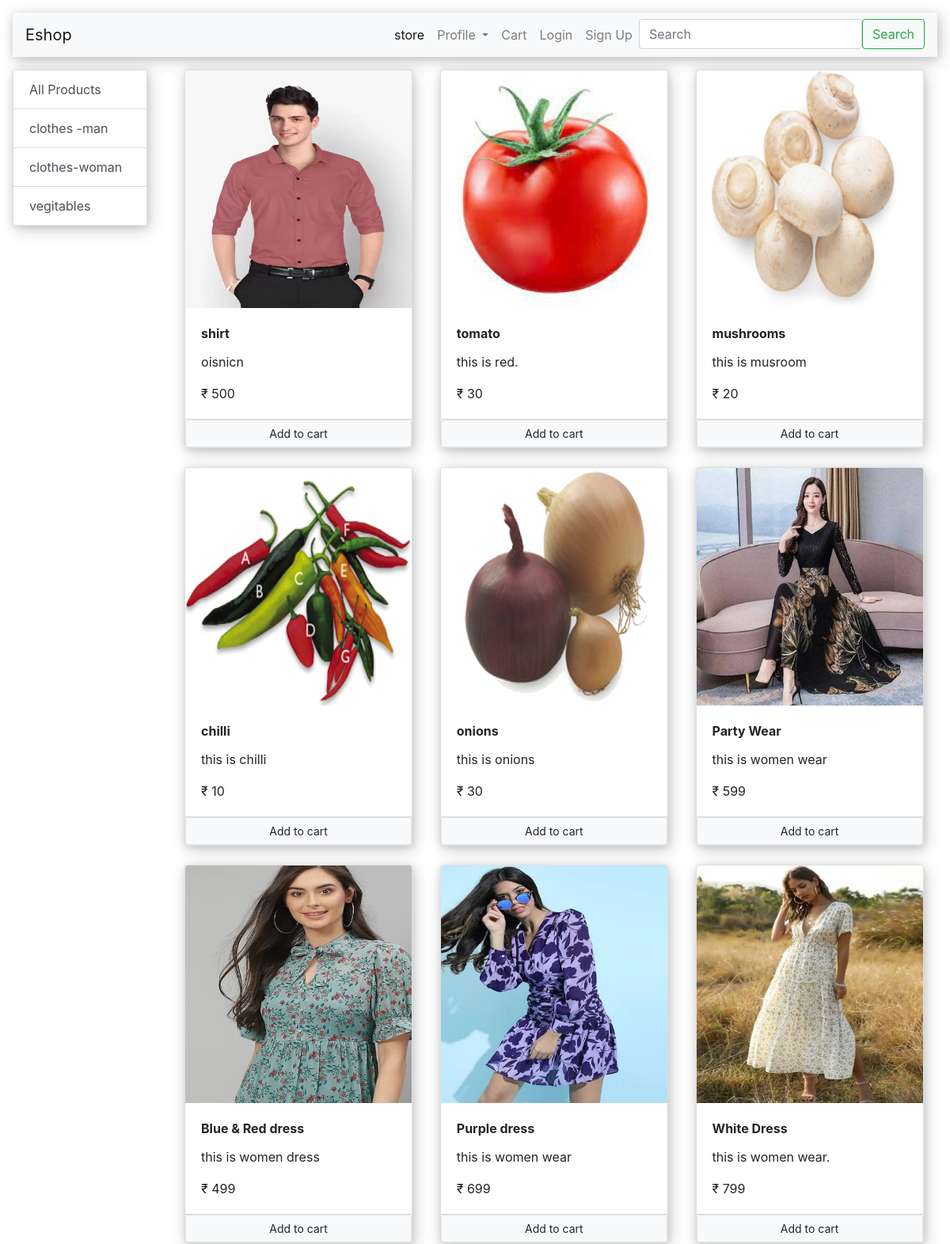
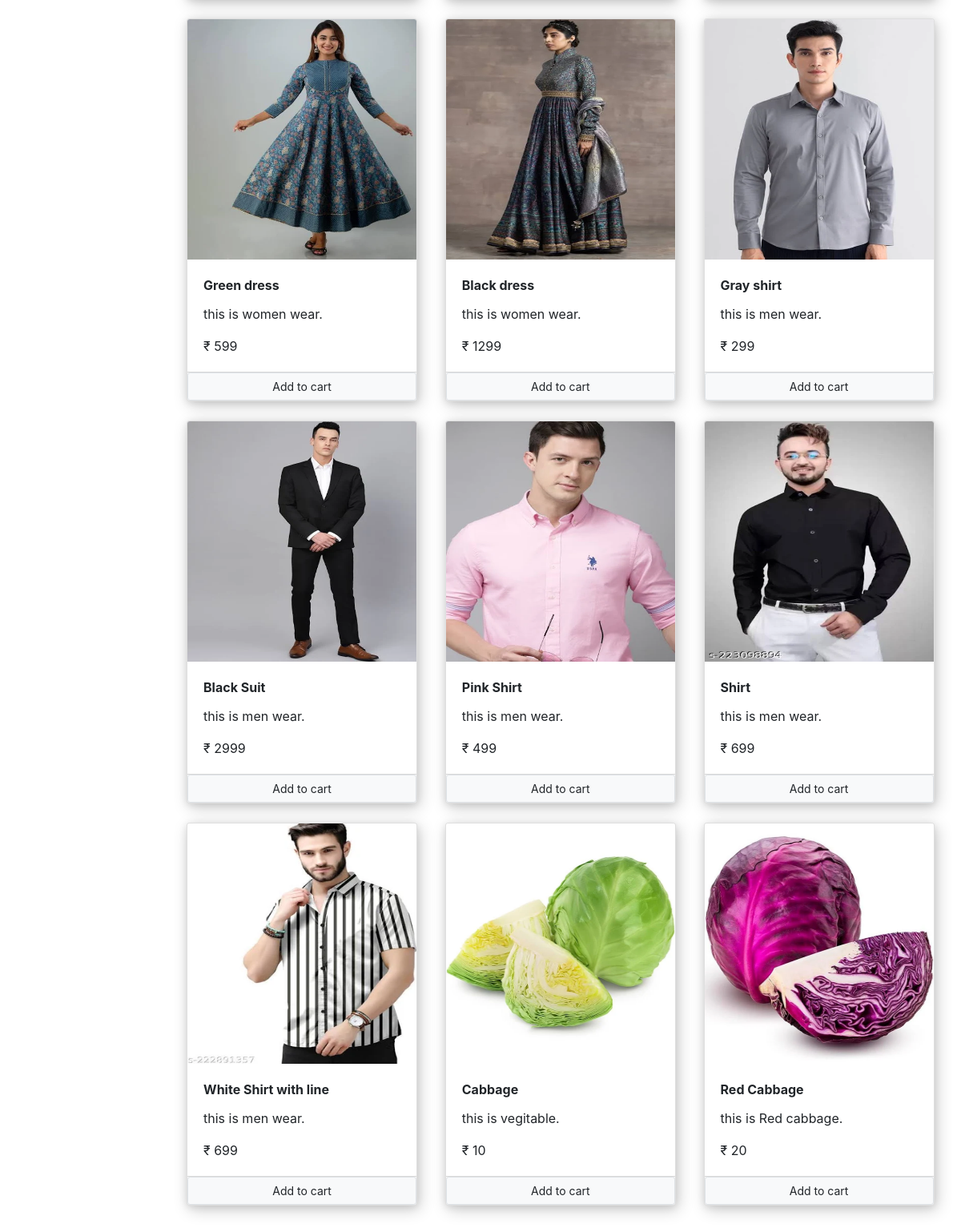
The page / on the database its author committed (2 pictures, top to bottom).
### store/models/category.py (models this page shows, shortened)
class Category(models.Model):
    name = models.CharField(max_length=20)
    @staticmethod
    def get_all_categories():
        return Category.objects.all()

### store/models/product.py (models this page shows, shortened)
class Product(models.Model):
    name = models.CharField(max_length=30)
    price = models.IntegerField(default=0)
    category = models.ForeignKey(Category, on_delete=models.CASCADE)
    description = models.TextField(max_length=500, default='', null=True, blank=True)
    image = models.ImageField(upload_to='uploads/Products/')
    @staticmethod
    def get_all_products():
        return Product.objects.all()

### store/views/home.py (the view, shortened to what this page needs)
# urls.py: path('', Index.as_view(), name='homepage'),
class Index(View):
    def get(self, request):
        products = None
        categories = Category.get_all_categories()
        categoryID = request.GET.get('category')
        if categoryID:
            products = Product.get_all_products_by_category_id(categoryID)
        else:
            products = Product.get_all_products()
        data = {}
        data['products'] = products
        data['categories'] = categories
        print('you are :', request.session.get('email'))
        return render(request, 'index.html', data)

### store/templatetags/custom_filter.py (called while the page is built)
@register.filter(name='currency')
def currency(number):
    return '₹ ' + str(number)

### store/templates/index.html (shortened to what this page needs)
{% extends 'base.html' %}
{% block content %}
{% load cart%}
{% load custom_filter %}
<div class="row">
    <div class="col-lg-2 mx-auto">
        <div class="list-group" style="box-shadow: 0 2px 10px rgba(0,0,0,.1),3px 5px 20px rgba(0,0,0,.2);">
            <a href="/" class="list-group-item list-group-item-action" aria-current="true">
                All Products
            </a>
            {% for category in categories %}
            <a href="/?category={{category.id}}" class="list-group-item list-group-item-action" aria-current="true">
                {{category.name}}
            </a>
            {% endfor %}
        </div>
    </div>
    <div id="products" class="col-lg-10 mx-auto">
        <div class="row mx-auto">
            {% for product in products %}
            <div class="card mx-auto mb-4" style="width: 18rem;box-shadow: 0 2px 10px rgba(0,0,0,.1),3px 5px 20px rgba(0,0,0,.2);" id="{{product.id}}">
                <img src="{{product.image.url}}" class="card-img-top" alt="..." height="300">
                <div class="card-body">
                    <b>
                        <p class="card-title">{{product.name}}</p>
                    </b>
                    <p class="card-text"> {{product.description}}</p>
                    <p class="card-text"> {{product.price|currency}}</p>
                </div>
                <div class="card-footer p-0 no-gutters">
                    {% if product|is_in_cart:request.session.cart %}
                    <div class="row no-gutters">
                        <form action="/#{{product.id}}" method="post" class="col-2 ">
                            {% csrf_token %}
                            <input type="text" hidden name="product" value="{{product.id}}">
                            <input type="text" hidden name="remove" value="true">
                            <input type="submit" value="-" class="btn btn-block btn-secondary">
                        </form>
                        <div class="text-center col">
                            {{product|cart_quantity:request.session.cart}} in cart
                        </div>
                        <form action="/#{{product.id}}" method="post" class="col-2 ">
                            {% csrf_token %}
                            <input type="text" hidden name="product" value="{{product.id}}">
                            <input type="submit" value="+" class="btn btn-block btn-secondary">
                        </form>
                    </div>
                    {% else %}
                    <form action="/#{{product.id}}" method="post" class="btn-block">
                        <input type="submit" value="Add to cart" class="form-control btn btn-light border btn-sm">
                    </form>
                    {% endif %}
                </div>
            </div>
            {% endfor %}
        </div>
    </div>
</div>
{% endblock %}

### store/templates/base.html (shortened to what this page needs)
<!doctype html>
<html lang="en">
  <head>
    <link rel="stylesheet" href="https://cdn.jsdelivr.net/npm/bootstrap@4.6.2/dist/css/bootstrap.min.css">
    <link rel="stylesheet" href="C:\Users\jay\Desktop\jay.css">
  </head>
  <body class="p-3 mb-2 bg-secondary-subtle text-emphasis-secondary">
<nav class="navbar navbar-expand-lg navbar-light bg-light" style="box-shadow: 0 2px 10px rgba(0,0,0,.1),3px 5px 20px rgba(0,0,0,.2);">
  <a class="navbar-brand" href="/">Eshop</a>
    <ul class="navbar-nav mr-auto mt-2 mt-lg-0">
      <li class="nav-item active">
        <a class="nav-link" href="#">store</a>
      </li>
      <li class="nav-item dropdown">
        <a class="nav-link dropdown-toggle" href="#" id="navbarDropdown" role="button" data-toggle="dropdown" aria-haspopup="true" aria-expanded="false">
          Profile
        </a>
      </li>
    </ul>
    <ul class="navbar-nav mt-lg-0 mt-2">
      {% if request.session.customer %}
      <li class="nav-item">
        <a class="nav-link" href="/cart">Cart <span class="badge badge-pill badge-danger">{{request.session.cart.keys|length}}</span></a>
      </li>
      <li class="nav-item">
        <a class="nav-link" href="/orders">Orders</a>
      </li>
      <li class="nav-item">
        <a class="nav-link" href="/logout">Logout</a>
      </li>
      {% else %}
      <li class="nav-item">
        <a class="nav-link" href="/cart">Cart</a>
      </li>
      <li class="nav-item ">
        <a class="nav-link" href="/login">Login</a>
      </li>
      <li class="nav-item ">
        <a class="nav-link" href="/signup">Sign Up</a>
      </li>
      {% endif %}
      <li class="nav-item">
        <input class="form-control mr-sm-2" type="search" placeholder="Search" aria-label="Search">
      </li>
      <li class="nav-item">
        <button class="btn btn-outline-success my-2 my-sm-0" type="submit">Search</button>
      </li>
    </ul>
</nav>
  {% block content %}
  {% endblock %}
  </body>
</html>

### rows shown on the page
Category: name "clothes -man"
Category: name "clothes-woman"
Category: name "vegitables"
Product: {{ product.id }} 1 (drawn), image (picture), name "shirt", description "oisnicn", price "₹ 500"
Product: image (picture), name "tomato", description "this is red.", price "₹ 30"
Product: image (picture), name "mushrooms", description "this is musroom", price "₹ 20"
Product: image (picture), name "chilli", description "this is chilli", price "₹ 10"
Product: image (picture), name "onions", description "this is onions", price "₹ 30"
Product: image (picture), name "Party Wear", description "this is women wear", price "₹ 599"
Product: image (picture), name "Blue & Red dress", description "this is women dress", price "₹ 499"
Product: image (picture), name "Purple dress", description "this is women wear", price "₹ 699"
Product: image (picture), name "White Dress", description "this is women wear.", price "₹ 799"
Product: image (picture), name "Green dress", description "this is women wear.", price "₹ 599"
Product: image (picture), name "Black dress", description "this is women wear.", price "₹ 1299"
Product: image (picture), name "Gray shirt", description "this is men wear.", price "₹ 299"
Product: image (picture), name "Black Suit", description "this is men wear.", price "₹ 2999"
Product: image (picture), name "Pink Shirt", description "this is men wear.", price "₹ 499"
Product: {{ product.id }} 18 (drawn), image (picture), name "Shirt", description "this is men wear.", price "₹ 699"
Product: image (picture), name "White Shirt with line", description "this is men wear.", price "₹ 699"
Product: image (picture), name "Cabbage", description "this is vegitable.", price "₹ 10"
Product: image (picture), name "Red Cabbage", description "this is Red cabbage.", price "₹ 20"
